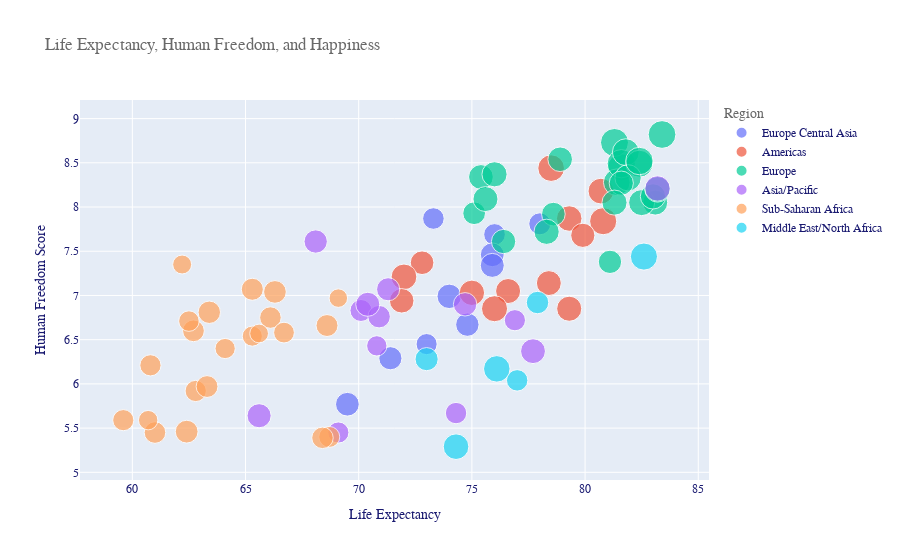

The code cell stored with this chart in its notebook:
### Code cell
bubble1()

### Figure 1 — Plotly figure (JSON) as saved in the notebook; plotly's stock layout.template omitted (floating-point values rounded to 4 significant figures)
{"data": [{"hovertemplate": "<b>%{hovertext}</b><br><br>Region=Europe Central Asia<br>Life Expectancy=%{x}<br>Human Freedom Score=%{y}<br>Happiness Score=%{marker.size}<extra></extra>", "hovertext": ["Albania", "Armenia", "Azerbaijan", "Belarus", "Georgia", "Kazakhstan", "Montenegro", "Serbia", "Tajikistan", "Ukraine"], "legendgroup": "Europe Central Asia", "marker": {"color": "#636efa", "size": [4.719, 4.559, 5.208, 5.323, 4.519, 5.809, 5.523, 5.603, 5.467, 4.332], "sizemode": "area", "sizeref": 0.01942, "symbol": "circle"}, "mode": "markers", "name": "Europe Central Asia", "orientation": "v", "showlegend": true, "type": "scatter", "x": [78, 76, 71.4, 74.8, 73.3, 74, 75.9, 75.9, 69.5, 73], "xaxis": "x", "y": [7.81, 7.69, 6.29, 6.67, 7.87, 6.99, 7.46, 7.34, 5.77, 6.45], "yaxis": "y"}, {"hovertemplate": "<b>%{hovertext}</b><br><br>Region=Americas<br>Life Expectancy=%{x}<br>Human Freedom Score=%{y}<br>Happiness Score=%{marker.size}<extra></extra>", "hovertext": ["Argentina", "Chile", "Colombia", "Costa Rica", "Dominican Republic", "Ecuador", "El Salvador", "Guatemala", "Honduras", "Mexico", "Panama", "Peru", "United States"], "legendgroup": "Americas", "marker": {"color": "#EF553B", "size": [6.086, 6.444, 6.125, 7.167, 5.425, 6.028, 6.253, 6.436, 5.86, 6.595, 6.321, 5.697, 6.892], "sizemode": "area", "sizeref": 0.01942, "symbol": "circle"}, "mode": "markers", "name": "Americas", "orientation": "v", "showlegend": true, "type": "scatter", "x": [76.6, 80.7, 79.3, 80.8, 72.8, 78.4, 75, 72, 71.9, 76, 79.3, 79.9, 78.5], "xaxis": "x", "y": [7.05, 8.18, 6.85, 7.84, 7.37, 7.14, 7.03, 7.21, 6.94, 6.85, 7.87, 7.68, 8.44], "yaxis": "y"}, {"hovertemplate": "<b>%{hovertext}</b><br><br>Region=Europe<br>Life Expectancy=%{x}<br>Human Freedom Score=%{y}<br>Happiness Score=%{marker.size}<extra></extra>", "hovertext": ["Austria", "Belgium", "Bulgaria", "Croatia", "Cyprus", "Denmark", "Estonia", "Finland", "France", "Greece", "Hungary", "Ireland", "Italy", "Latvia", "Lithuania", "Luxembourg", "Malta", "Poland", "Portugal", "Romania", "Slovenia", "Spain", "Sweden", "Switzerland"], "legendgroup": "Europe", "marker": {"color": "#00cc96", "size": [7.246, 6.923, 5.011, 5.432, 6.046, 7.6, 5.893, 7.769, 6.592, 5.287, 5.758, 7.021, 6.223, 5.94, 6.149, 7.09, 6.726, 6.182, 5.693, 6.07, 6.118, 6.354, 7.343, 7.48], "sizemode": "area", "sizeref": 0.01942, "symbol": "circle"}, "mode": "markers", "name": "Europe", "orientation": "v", "showlegend": true, "type": "scatter", "x": [81.6, 81.4, 75.1, 78.6, 83.1, 81.3, 78.9, 81.6, 82.5, 81.1, 76.4, 81.8, 83, 75.4, 76, 82.4, 81.9, 78.3, 81.6, 75.6, 81.3, 83.2, 82.4, 83.4], "xaxis": "x", "y": [8.45, 8.28, 7.93, 7.92, 8.05, 8.73, 8.54, 8.49, 8.05, 7.38, 7.61, 8.62, 8.12, 8.34, 8.37, 8.49, 8.33, 7.72, 8.27, 8.09, 8.05, 8.2, 8.52, 8.82], "yaxis": "y"}, {"hovertemplate": "<b>%{hovertext}</b><br><br>Region=Asia/Pacific<br>Life Expectancy=%{x}<br>Human Freedom Score=%{y}<br>Happiness Score=%{marker.size}<extra></extra>", "hovertext": ["Bangladesh", "Cambodia", "India", "Indonesia", "Malaysia", "Mongolia", "Myanmar", "Nepal", "Pakistan", "Philippines", "Singapore", "Sri Lanka", "Thailand"], "legendgroup": "Asia/Pacific", "marker": {"color": "#ab63fa", "size": [4.456, 4.7, 4.015, 5.192, 5.339, 5.285, 4.36, 4.913, 5.653, 5.631, 6.262, 4.366, 6.008], "sizemode": "area", "sizeref": 0.01942, "symbol": "circle"}, "mode": "markers", "name": "Asia/Pacific", "orientation": "v", "showlegend": true, "type": "scatter", "x": [74.3, 70.1, 70.8, 71.3, 74.7, 68.1, 69.1, 70.9, 65.6, 70.4, 83.2, 76.9, 77.7], "xaxis": "x", "y": [5.67, 6.83, 6.43, 7.07, 6.9, 7.61, 5.45, 6.76, 5.64, 6.9, 8.21, 6.72, 6.37], "yaxis": "y"}, {"hovertemplate": "<b>%{hovertext}</b><br><br>Region=Sub-Saharan Africa<br>Life Expectancy=%{x}<br>Human Freedom Score=%{y}<br>Happiness Score=%{marker.size}<extra></extra>", "hovertext": ["Benin", "Botswana", "Burkina Faso", "Cameroon", "Chad", "Ethiopia", "Ghana", "Guinea", "Kenya", "Liberia", "Madagascar", "Malawi", "Mali", "Mauritania", "Niger", "Rwanda", "Senegal", "Sierra Leone", "South Africa", "Uganda", "Zambia", "Zimbabwe"], "legendgroup": "Sub-Saharan Africa", "marker": {"color": "#FFA15A", "size": [4.883, 3.488, 4.587, 5.044, 4.35, 4.286, 4.996, 4.534, 4.509, 3.975, 3.933, 3.41, 4.39, 4.49, 4.628, 3.334, 4.681, 4.374, 4.722, 4.189, 4.107, 3.663], "sizemode": "area", "sizeref": 0.01942, "symbol": "circle"}, "mode": "markers", "name": "Sub-Saharan Africa", "orientation": "v", "showlegend": true, "type": "scatter", "x": [63.4, 62.2, 62.7, 62.4, 59.6, 68.7, 66.3, 61, 66.1, 64.1, 65.3, 65.6, 62.8, 68.4, 63.3, 69.1, 68.6, 60.8, 65.3, 66.7, 62.5, 60.7], "xaxis": "x", "y": [6.81, 7.35, 6.6, 5.46, 5.59, 5.4, 7.04, 5.45, 6.75, 6.4, 6.54, 6.57, 5.92, 5.39, 5.97, 6.97, 6.66, 6.21, 7.07, 6.58, 6.71, 5.59], "yaxis": "y"}, {"hovertemplate": "<b>%{hovertext}</b><br><br>Region=Middle East/North Africa<br>Life Expectancy=%{x}<br>Human Freedom Score=%{y}<br>Happiness Score=%{marker.size}<extra></extra>", "hovertext": ["Israel", "Jordan", "Morocco", "Saudi Arabia", "Tunisia", "United Arab Emirates"], "legendgroup": "Middle East/North Africa", "marker": {"color": "#19d3f3", "size": [7.139, 4.906, 5.208, 6.375, 4.461, 6.825], "sizemode": "area", "sizeref": 0.01942, "symbol": "circle"}, "mode": "markers", "name": "Middle East/North Africa", "orientation": "v", "showlegend": true, "type": "scatter", "x": [82.6, 77.9, 73, 74.3, 77, 76.1], "xaxis": "x", "y": [7.44, 6.92, 6.28, 5.29, 6.04, 6.17], "yaxis": "y"}], "layout": {"font": {"color": "midnightblue", "family": "Courier New"}, "legend": {"itemsizing": "constant", "title": {"font": {"color": "dimgrey"}, "text": "Region"}, "tracegroupgap": 0}, "title": {"font": {"color": "dimgrey", "family": "Times New Roman"}, "text": "Life Expectancy, Human Freedom, and Happiness"}, "xaxis": {"anchor": "y", "domain": [0, 1], "title": {"text": "Life Expectancy"}}, "yaxis": {"anchor": "x", "domain": [0, 1], "title": {"text": "Human Freedom Score"}}}}
